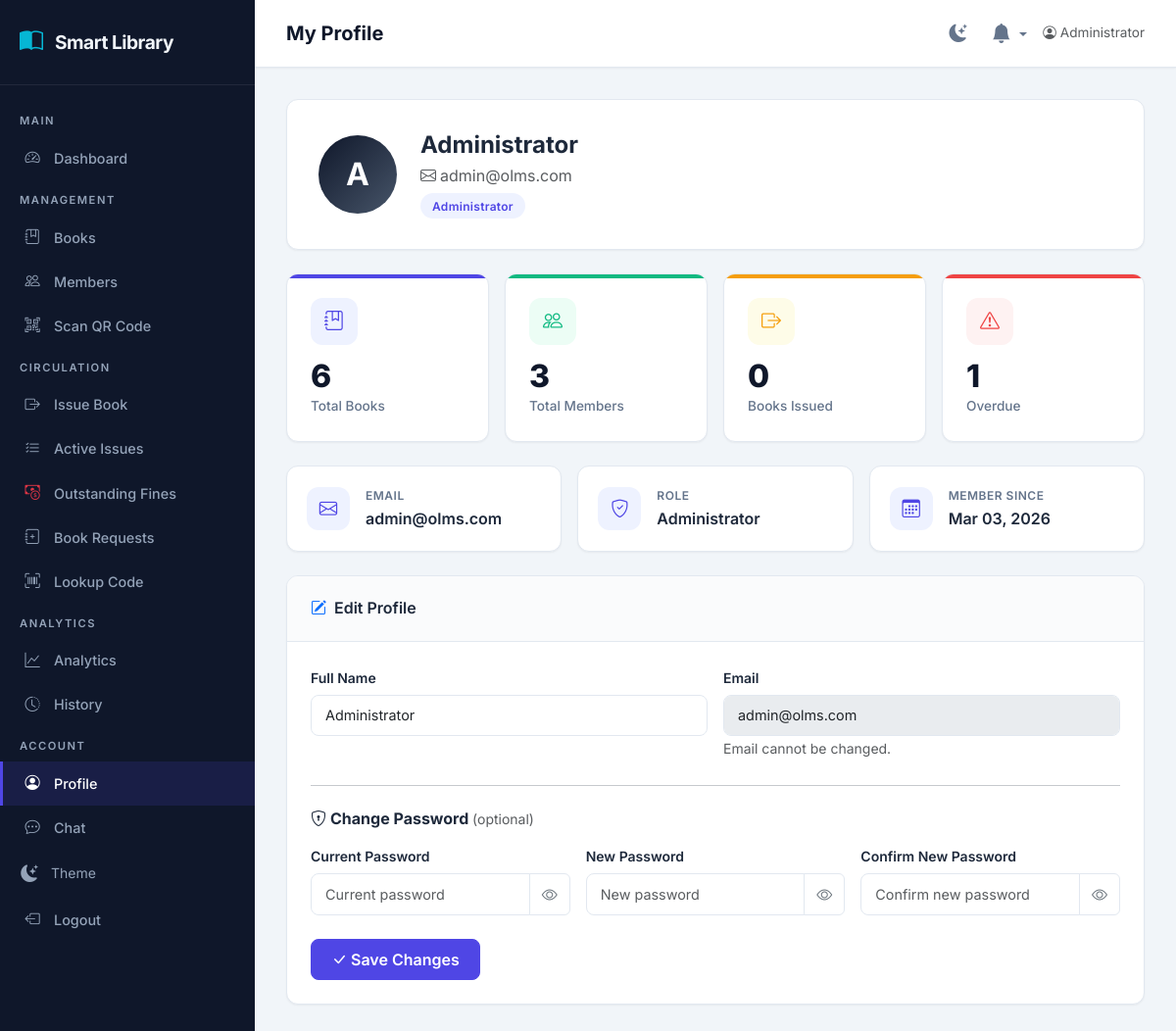
/admin/profile (signed in), run on the app's committed database.
### app/models.py (models this page shows, shortened)
class User(UserMixin, db.Model):
    __tablename__ = 'users'
    id = db.Column(db.Integer, primary_key=True)
    name = db.Column(db.String(120), nullable=False)
    email = db.Column(db.String(120), unique=True, nullable=False, index=True)
    password_hash = db.Column(db.String(256), nullable=False)
    role = db.Column(db.String(20), nullable=False, default='user', index=True)
    status = db.Column(db.String(20), nullable=False, default='active', index=True)
    created_at = db.Column(db.DateTime, nullable=False, default=datetime.utcnow)
    last_active_at = db.Column(db.DateTime, nullable=True)
    roll_number = db.Column(db.String(50), nullable=True, index=True)
    phone = db.Column(db.String(20), nullable=True)
    division = db.Column(db.String(20), nullable=True)
    department = db.Column(db.String(100), nullable=True)
    semester = db.Column(db.Integer, nullable=True)
    issued_books = db.relationship('IssuedBook', backref='user', lazy='dynamic')
    saved_books = db.relationship('SavedBook', backref='user', lazy='dynamic', cascade='all, delete-orphan')
    reviews = db.relationship('Review', backref='user', lazy='dynamic', cascade='all, delete-orphan')
    book_requests = db.relationship('BookRequest', backref='requester', lazy='dynamic', cascade='all, delete-orphan')
    @property
    def is_admin(self):
        return self.role and self.role.strip().lower() == 'admin'

### app/routes/admin.py (the view, shortened to what this page needs)
@admin_bp.route('/profile', methods=['GET', 'POST'])
@admin_required
def admin_profile():
    form = AdminProfileForm(obj=current_user)
    stats = issue_service.get_dashboard_stats()
    return render_template('admin/profile.html', form=form, stats=stats)

### app/forms.py
class AdminProfileForm(FlaskForm):
    name = StringField('Full Name', validators=[
        DataRequired(message='Name is required.'),
        Length(min=2, max=120)
    ])
    current_password = PasswordField('Current Password', validators=[Optional()])
    new_password = PasswordField('New Password', validators=[
        Optional(),
        Length(min=6, max=128, message='Password must be at least 6 characters.')
    ])
    confirm_password = PasswordField('Confirm New Password', validators=[
        Optional(),
        EqualTo('new_password', message='Passwords must match.')
    ])
    submit = SubmitField('Save Changes')

### app/models.py (called while the page is built)
@login_manager.user_loader
def load_user(user_id):
    return User.query.get(int(user_id))

### app/routes/admin.py (called while the page is built)
@admin_bp.before_request
@login_required
def before_request():
    from datetime import datetime
    if current_user.is_authenticated:
        current_user.last_active_at = datetime.utcnow()
        db.session.commit()

### app/services/issue_service.py (called while the page is built)
def get_dashboard_stats():
    from app.models import User, Book, IssuedBook
    from sqlalchemy import func
    total_books = db.session.query(func.sum(Book.total_copies)).scalar() or 0
    total_users = User.query.filter_by(role='user').count()
    issued_count = IssuedBook.query.filter_by(status='issued').count()
    overdue_count = IssuedBook.query.filter_by(status='overdue').count()
    recent_books = Book.query.order_by(Book.created_at.desc()).limit(5).all()
    return {
        'total_books': int(total_books),
        'total_users': total_users,
        'issued_count': issued_count,
        'overdue_count': overdue_count,
        'recent_books': recent_books,
    }

### app/templates/admin/profile.html (shortened to what this page needs)
{% extends "admin/layout.html" %}
{% block page_title %}My Profile{% endblock %}
{% block content %}
<div class="profile-header mb-4">
    <div class="profile-avatar admin">
        {{ current_user.name[0]|upper }}
    </div>
    <div class="profile-header-info">
        <h2 class="h4 fw-700 mb-1">{{ current_user.name }}</h2>
        <p class="text-muted mb-1"><i class="bi bi-envelope me-1"></i>{{ current_user.email }}</p>
        <span class="badge-status" style="background:#eef2ff; color:var(--primary);">Administrator</span>
    </div>
</div>
<div class="row g-3 mb-4">
    <div class="col-6 col-md-3">
        <div class="stat-card books">
            <div class="stat-icon"><i class="bi bi-journal-bookmark"></i></div>
            <div class="stat-value">{{ stats.total_books }}</div>
            <div class="stat-label">Total Books</div>
        </div>
    </div>
    <div class="col-6 col-md-3">
        <div class="stat-card users">
            <div class="stat-icon"><i class="bi bi-people"></i></div>
            <div class="stat-value">{{ stats.total_users }}</div>
            <div class="stat-label">Total Members</div>
        </div>
    </div>
    <div class="col-6 col-md-3">
        <div class="stat-card issued">
            <div class="stat-icon"><i class="bi bi-box-arrow-right"></i></div>
            <div class="stat-value">{{ stats.issued_count }}</div>
            <div class="stat-label">Books Issued</div>
        </div>
    </div>
    <div class="col-6 col-md-3">
        <div class="stat-card overdue">
            <div class="stat-icon"><i class="bi bi-exclamation-triangle"></i></div>
            <div class="stat-value">{{ stats.overdue_count }}</div>
            <div class="stat-label">Overdue</div>
        </div>
    </div>
</div>
<div class="row g-3 mb-4">
    <div class="col-sm-6 col-md-4">
        <div class="profile-info-card">
            <div class="profile-info-icon"><i class="bi bi-envelope"></i></div>
            <div>
                <div class="profile-info-label">Email</div>
                <div class="profile-info-value">{{ current_user.email }}</div>
            </div>
        </div>
    </div>
    <div class="col-sm-6 col-md-4">
        <div class="profile-info-card">
            <div class="profile-info-icon"><i class="bi bi-shield-check"></i></div>
            <div>
                <div class="profile-info-label">Role</div>
                <div class="profile-info-value">Administrator</div>
            </div>
        </div>
    </div>
    <div class="col-sm-6 col-md-4">
        <div class="profile-info-card">
            <div class="profile-info-icon"><i class="bi bi-calendar3"></i></div>
            <div>
                <div class="profile-info-label">Member Since</div>
                <div class="profile-info-value">{{ current_user.created_at.strftime('%b %d, %Y') }}</div>
            </div>
        </div>
    </div>
</div>
<div class="card-olms">
    <div class="card-header-olms">
        <i class="bi bi-pencil-square text-primary"></i> Edit Profile
    </div>
    <div class="card-body">
        <form method="POST" action="{{ url_for('admin.admin_profile') }}">
            <div class="row g-3">
                <div class="col-md-6">
                    <label class="form-label">{{ form.name.label.text }}</label>
                    {{ form.name(class="form-control", placeholder="Your full name") }}
                </div>
                <div class="col-md-6">
                    <label class="form-label">Email</label>
                    <input type="email" class="form-control" value="{{ current_user.email }}" disabled>
                    <small class="text-muted">Email cannot be changed.</small>
                </div>
            </div>
            <hr class="my-4">
            <h6 class="fw-700 mb-3"><i class="bi bi-shield-lock me-1"></i>Change Password <small
                    class="text-muted fw-normal">(optional)</small></h6>
            <div class="row g-3">
                <div class="col-md-4">
                    <label class="form-label">{{ form.current_password.label.text }}</label>
                    {{ form.current_password(class="form-control", placeholder="Current password") }}
                </div>
                <div class="col-md-4">
                    <label class="form-label">{{ form.new_password.label.text }}</label>
                    {{ form.new_password(class="form-control", placeholder="New password") }}
                </div>
                <div class="col-md-4">
                    <label class="form-label">{{ form.confirm_password.label.text }}</label>
                    {{ form.confirm_password(class="form-control", placeholder="Confirm new password") }}
                </div>
            </div>
            <div class="mt-4">
                <button type="submit" class="btn btn-primary">
                    <i class="bi bi-check-lg me-1"></i>Save Changes
                </button>
            </div>
        </form>
    </div>
</div>
{% endblock %}

### app/templates/admin/layout.html (shortened to what this page needs)
{% extends "base.html" %}
{% block body %}
<div class="admin-wrapper">
    <aside class="sidebar" id="sidebar">
        <div class="sidebar-brand">
            <i class="bi bi-book-half"></i>
            <span>Smart Library</span>
        </div>
        <ul class="sidebar-nav">
            <li class="nav-section">Main</li>
            <li class="nav-item">
                <a href="{{ url_for('admin.dashboard') }}"><i class="bi bi-speedometer2"></i> Dashboard</a>
            </li>
            <li class="nav-section">Management</li>
            <li class="nav-item">
                <a href="{{ url_for('admin.books') }}"><i class="bi bi-journal-bookmark"></i> Books</a>
            </li>
            <li class="nav-item">
                <a href="{{ url_for('admin.users') }}"><i class="bi bi-people"></i> Members</a>
            </li>
            <li class="nav-item">
                <a href="{{ url_for('admin.scan_book') }}"><i class="bi bi-qr-code-scan"></i> Scan QR Code</a>
            </li>
            <li class="nav-section">Circulation</li>
            <li class="nav-item">
                <a href="{{ url_for('admin.issue_book') }}"><i class="bi bi-box-arrow-right"></i> Issue Book</a>
            </li>
            <li class="nav-item">
                <a href="{{ url_for('admin.issued_books') }}"><i class="bi bi-list-check"></i> Active Issues</a>
            </li>
            <li class="nav-item">
                <a class="nav-link {{ 'active' if request.endpoint == 'admin.fines' else '' }}"
                    href="{{ url_for('admin.fines') }}"><i class="bi bi-cash-coin text-danger"></i> Outstanding
                    Fines</a>
            </li>
            <li class="nav-item">
                <a class="nav-link {{ 'active' if request.endpoint == 'admin.book_requests' else '' }}"
                    href="{{ url_for('admin.book_requests') }}"><i class="bi bi-journal-plus"></i> Book Requests</a>
            </li>
            <li class="nav-item">
                <a class="nav-link {{ 'active' if request.endpoint == 'admin.lookup_code' else '' }}"
                    href="{{ url_for('admin.lookup_code') }}"><i class="bi bi-upc-scan"></i> Lookup Code</a>
            </li>
            <li class="nav-section">Analytics</li>
            <li class="nav-item">
                <a href="{{ url_for('admin.reports') }}"><i class="bi bi-graph-up"></i> Analytics</a>
            </li>
            <li class="nav-item">
                <a href="{{ url_for('admin.history') }}"><i class="bi bi-clock-history"></i> History</a>
            </li>
            <li class="nav-section">Account</li>
            <li class="nav-item">
                <a href="{{ url_for('admin.admin_profile') }}"><i class="bi bi-person-circle"></i> Profile</a>
            </li>
            <li class="nav-item">
                <a href="{{ url_for('admin.chat_inbox') }}"><i class="bi bi-chat-dots"></i> Chat</a>
            </li>
            <li class="nav-item">
                <button class="theme-toggle-sidebar theme-toggle-click" title="Toggle theme">
                    <i class="bi bi-moon-stars-fill theme-toggle-icon"></i> Theme
                </button>
            </li>
            <li class="nav-item">
                <a href="{{ url_for('auth.logout') }}"><i class="bi bi-box-arrow-left"></i> Logout</a>
            </li>
        </ul>
    </aside>
    <div class="admin-content">
        <header class="admin-topbar">
            <h1 class="page-title">{% block page_title %}Dashboard{% endblock %}</h1>
            <div class="d-flex align-items-center gap-3">
                <button class="theme-toggle-btn theme-toggle-click" title="Toggle theme">
                    <i class="bi bi-moon-stars-fill theme-toggle-icon"></i>
                </button>
                <div class="dropdown">
                    <a href="#" class="position-relative text-decoration-none dropdown-toggle" role="button"
                        data-bs-toggle="dropdown" aria-expanded="false" style="color: var(--text-secondary);"
                        id="notifDropdown">
                        <i class="bi bi-bell-fill" style="font-size: 1.25rem;"></i>
                    </a>
                </div>
                <span class="text-muted" style="font-size:.85rem;">
                    <i class="bi bi-person-circle me-1"></i>{{ current_user.name }}
                </span>
            </div>
        </header>
        <main class="admin-main">
            {% block content %}{% endblock %}
        </main>
    </div>
</div>
{% endblock %}

### data on the page
User: name "Administrator", name "A", email "admin@olms.com", created_at "Mar 03, 2026"

### other printed values
{{ stats.total_books }} "6"
{{ stats.total_users }} "3"
{{ stats.issued_count }} "0"
{{ stats.overdue_count }} "1"
